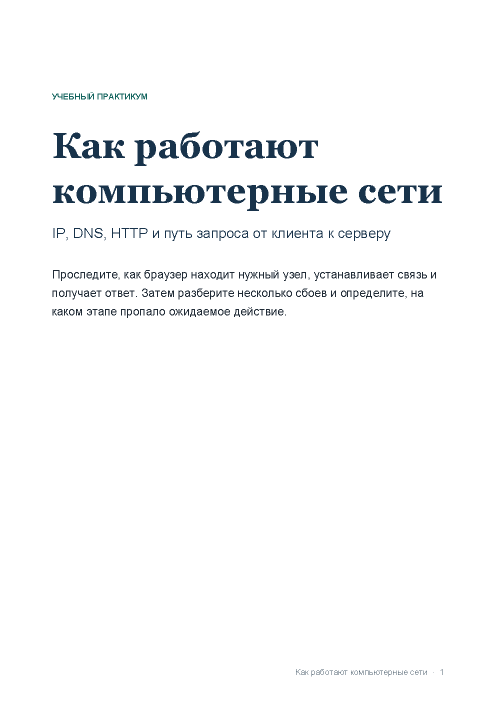
#> input picture artifacts/v0.4.0rc1/review/A/page-01.png, 992 x 1403 px, given as the content of the folder ../../../artifacts/v0.4.0rc1/review/A/cooler-route-evidence, which was not available (shown at 1/2 size)
$ python make_review.py ../../../artifacts/v0.4.0rc1/review/A out
#> lines starting #> are read from the running program, lines starting #| are printed output that depends on the picture
"""Assemble diagnostic Writer page PNGs into anonymized benchmark sheets."""

import argparse
from pathlib import Path

from PIL import Image, ImageDraw, ImageOps

SHEETS = {
    "report-baseline": (("A", "cooler-route-evidence"), ("B", "cooler-route-refined")),
    "report-concepts": (("A", "cooler-route-place"), ("B", "cooler-route-evidence")),
    "publication": (("", "edge-of-the-water"),),
    "lesson": (("", "rolling-window"),),
    "booking": (("", "reading-room-booking"),),
}
TILE_WIDTH, TILE_HEIGHT = 436, 614
MAX_COLUMNS = 3


def make_sheet(rows, source):
    tiles = []
    for label, name in rows:
        paths = sorted((source / name).glob("page-*.png"))
        if not paths:
            raise FileNotFoundError(f"no rendered pages for {name}")
        entries = [(f"{label}  /  {index}" if label else str(index), path)
                   for index, path in enumerate(paths, 1)]
        tiles.extend(entries[offset:offset + MAX_COLUMNS]
                     for offset in range(0, len(entries), MAX_COLUMNS))
    canvas = Image.new("RGB", (max(map(len, tiles)) * TILE_WIDTH, len(tiles) * TILE_HEIGHT), "#deddd8")
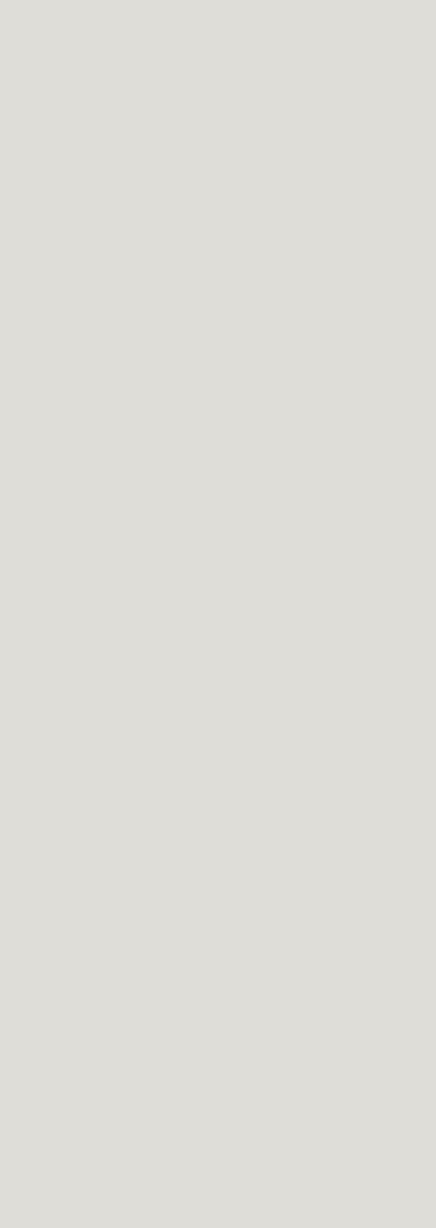
#> canvas: PIL image 436x1228 RGB; mean R, G, B 222, 221, 216
    draw = ImageDraw.Draw(canvas)
    for row, entries in enumerate(tiles):
        for column, (caption, path) in enumerate(entries):
            x, y = column * TILE_WIDTH + 12, row * TILE_HEIGHT + 12
            with Image.open(path) as page:
#> page is the input picture: PIL image 992x1403 RGB; mean R, G, B 248.5, 249.2, 249.8
                thumb = ImageOps.contain(page.convert("RGB"), (TILE_WIDTH - 24, TILE_HEIGHT - 41))
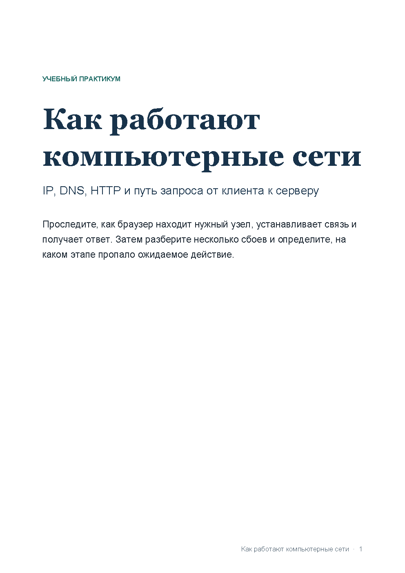
#> thumb: PIL image 405x573 RGB; mean R, G, B 248.3, 249, 249.6
            canvas.paste(thumb, (x + (TILE_WIDTH - 24 - thumb.width) // 2, y))
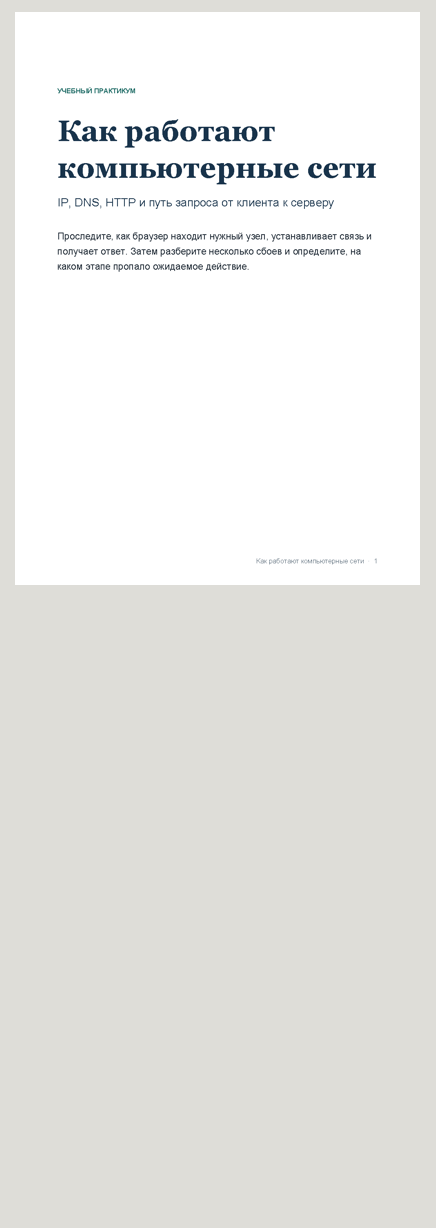
#> canvas: PIL image 436x1228 RGB; mean R, G, B 233.4, 233.2, 230.6
            draw.text((x + 3, y + TILE_HEIGHT - 36), caption, fill="#242424", font_size=15)
    return canvas


def main():
    parser = argparse.ArgumentParser(description=__doc__)
    parser.add_argument("pages", type=Path, help="per-document folders of numbered page PNGs")
    parser.add_argument("output", type=Path, help="existing directory for review sheets")
    args = parser.parse_args()
    for name, rows in SHEETS.items():
        with (args.output / f"{name}.png").open("xb") as target:
            make_sheet(rows, args.pages).save(target, format="PNG", optimize=True)


if __name__ == "__main__":
#> (the run stopped early here; a loop or call above may not have finished)
